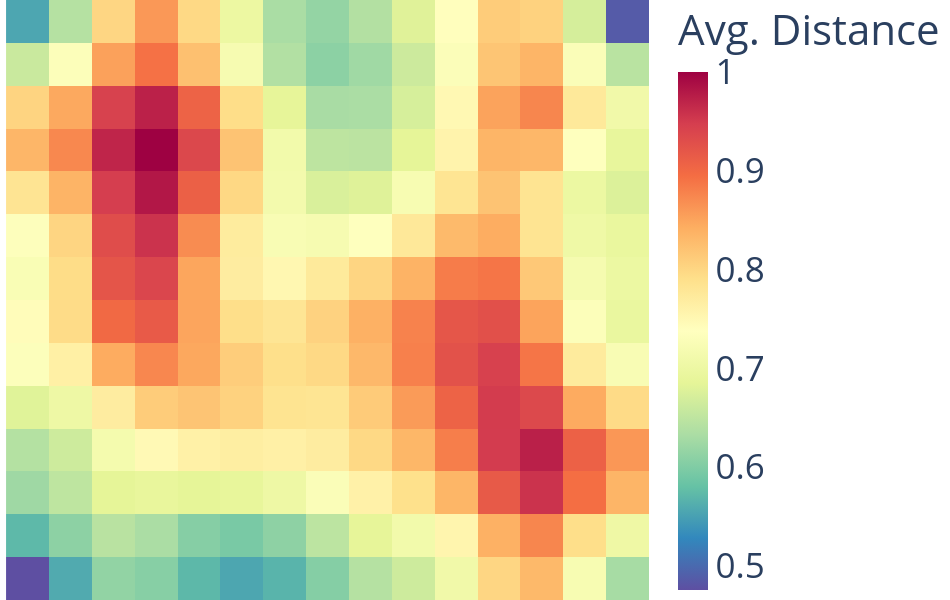
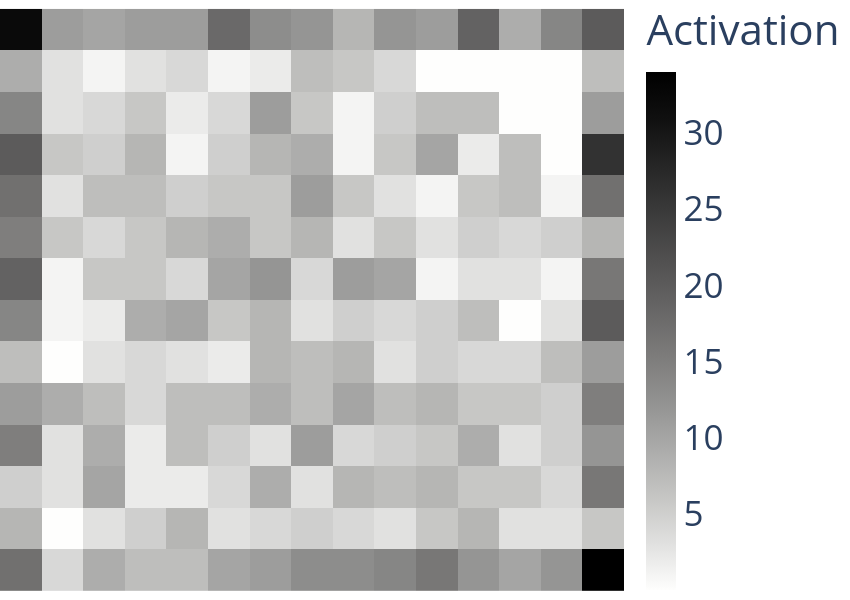

These figures' notebook cell, in order:
### Code cell
# traditional visuals
plot_args = dict(
    **PlotlyHelperArgs.FullStretch,
    **PlotlyHelperArgs.HiddenTicks(d1=d1, d2=d2),
    font=dict(size=35),
    title="",
)
figTrad1 = basin.legacy_pond().visualize_distance_map(**plot_args, **PlotlyHelperArgs.Figsize(w=950, h=600));
figTrad2 = basin.legacy_pond().visualize_activation_map(**plot_args, **PlotlyHelperArgs.Figsize(w=850, h=600));

### Figure 1 — Plotly figure (JSON) as saved in the notebook; plotly's stock layout.template omitted (floating-point values rounded to 4 significant figures; data arrays with more than 128 entries replaced by an {"elided": "..."} marker saying what was removed)
{"data": [{"coloraxis": "coloraxis", "name": "0", "z": {"elided": "14x15 float values"}, "type": "heatmap", "xaxis": "x", "yaxis": "y", "hovertemplate": "x: %{x}<br>y: %{y}<br>Avg. Distance: %{z}<extra></extra>"}], "layout": {"xaxis": {"anchor": "y", "domain": [0.0, 1.0], "scaleanchor": "y", "constrain": "domain", "showticklabels": false, "range": [-0.5, 14.5], "ticks": "", "ticklen": 10, "ticklabelstandoff": 0, "zeroline": false, "showgrid": false}, "yaxis": {"anchor": "x", "domain": [0.0, 1.0], "autorange": true, "constrain": "domain", "showticklabels": false, "range": [-0.5, 13.5], "ticks": "", "ticklen": 10, "ticklabelstandoff": 0, "zeroline": false, "showgrid": false}, "coloraxis": {"colorbar": {"title": {"text": "Avg. Distance"}}, "colorscale": [[0.0, "rgb(94,79,162)"], [0.1, "rgb(50,136,189)"], [0.2, "rgb(102,194,165)"], [0.3, "rgb(171,221,164)"], [0.4, "rgb(230,245,152)"], [0.5, "rgb(255,255,191)"], [0.6, "rgb(254,224,139)"], [0.7, "rgb(253,174,97)"], [0.8, "rgb(244,109,67)"], [0.9, "rgb(213,62,79)"], [1.0, "rgb(158,1,66)"]], "autocolorscale": false}, "margin": {"t": 0, "l": 0, "r": 0, "b": 0, "pad": 0}, "font": {"size": 35}, "title": {"text": ""}, "autosize": true, "showlegend": true, "paper_bgcolor": "rgba(0,0,0,0)", "plot_bgcolor": "rgba(0,0,0,0)", "width": 950, "height": 600}}

### Figure 2 — Plotly figure (JSON) as saved in the notebook; plotly's stock layout.template omitted (floating-point values rounded to 4 significant figures; data arrays with more than 128 entries replaced by an {"elided": "..."} marker saying what was removed)
{"data": [{"coloraxis": "coloraxis", "name": "0", "z": {"elided": "14x15 int values"}, "type": "heatmap", "xaxis": "x", "yaxis": "y", "hovertemplate": "x: %{x}<br>y: %{y}<br>Activation: %{z}<extra></extra>"}], "layout": {"xaxis": {"anchor": "y", "domain": [0.0, 1.0], "scaleanchor": "y", "constrain": "domain", "showticklabels": false, "range": [-0.5, 14.5], "ticks": "", "ticklen": 10, "ticklabelstandoff": 0, "zeroline": false, "showgrid": false}, "yaxis": {"anchor": "x", "domain": [0.0, 1.0], "autorange": true, "constrain": "domain", "showticklabels": false, "range": [-0.5, 13.5], "ticks": "", "ticklen": 10, "ticklabelstandoff": 0, "zeroline": false, "showgrid": false}, "coloraxis": {"colorbar": {"title": {"text": "Activation"}}, "colorscale": [[0.0, "rgb(254, 254, 253)"], [0.09091, "rgb(224, 224, 223)"], [0.1818, "rgb(197, 197, 195)"], [0.2727, "rgb(171, 171, 170)"], [0.3636, "rgb(146, 146, 145)"], [0.4545, "rgb(124, 123, 122)"], [0.5455, "rgb(102, 101, 101)"], [0.6364, "rgb(81, 80, 80)"], [0.7273, "rgb(59, 59, 59)"], [0.8182, "rgb(38, 38, 38)"], [0.9091, "rgb(16, 16, 16)"], [1.0, "rgb(0, 0, 0)"]], "autocolorscale": false}, "margin": {"t": 0, "l": 0, "r": 0, "b": 0, "pad": 0}, "font": {"size": 35}, "title": {"text": ""}, "autosize": true, "showlegend": true, "paper_bgcolor": "rgba(0,0,0,0)", "plot_bgcolor": "rgba(0,0,0,0)", "width": 850, "height": 600}}
